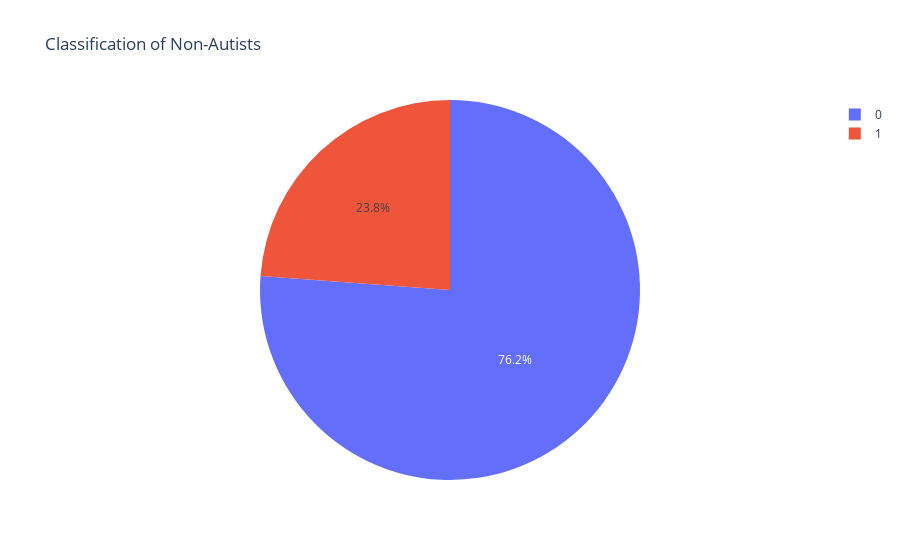

This figure's notebook cell:
### Code cell
data = non_autist_df.groupby("Class/ASD").size().to_frame("count").reset_index()
fig = px.pie(data, names=data["Class/ASD"], values=data["count"], title='Classification of Non-Autists')
fig.show()

### Figure 1 — Plotly figure (JSON) as saved in the notebook; plotly's stock layout.template omitted (floating-point values rounded to 4 significant figures)
{"data": [{"domain": {"x": [0, 1], "y": [0, 1]}, "hovertemplate": "Class/ASD=%{label}<br>count=%{value}<extra></extra>", "labels": [0, 1], "legendgroup": "", "name": "", "showlegend": true, "type": "pie", "values": [467, 146]}], "layout": {"legend": {"tracegroupgap": 0}, "title": {"text": "Classification of Non-Autists"}}}
